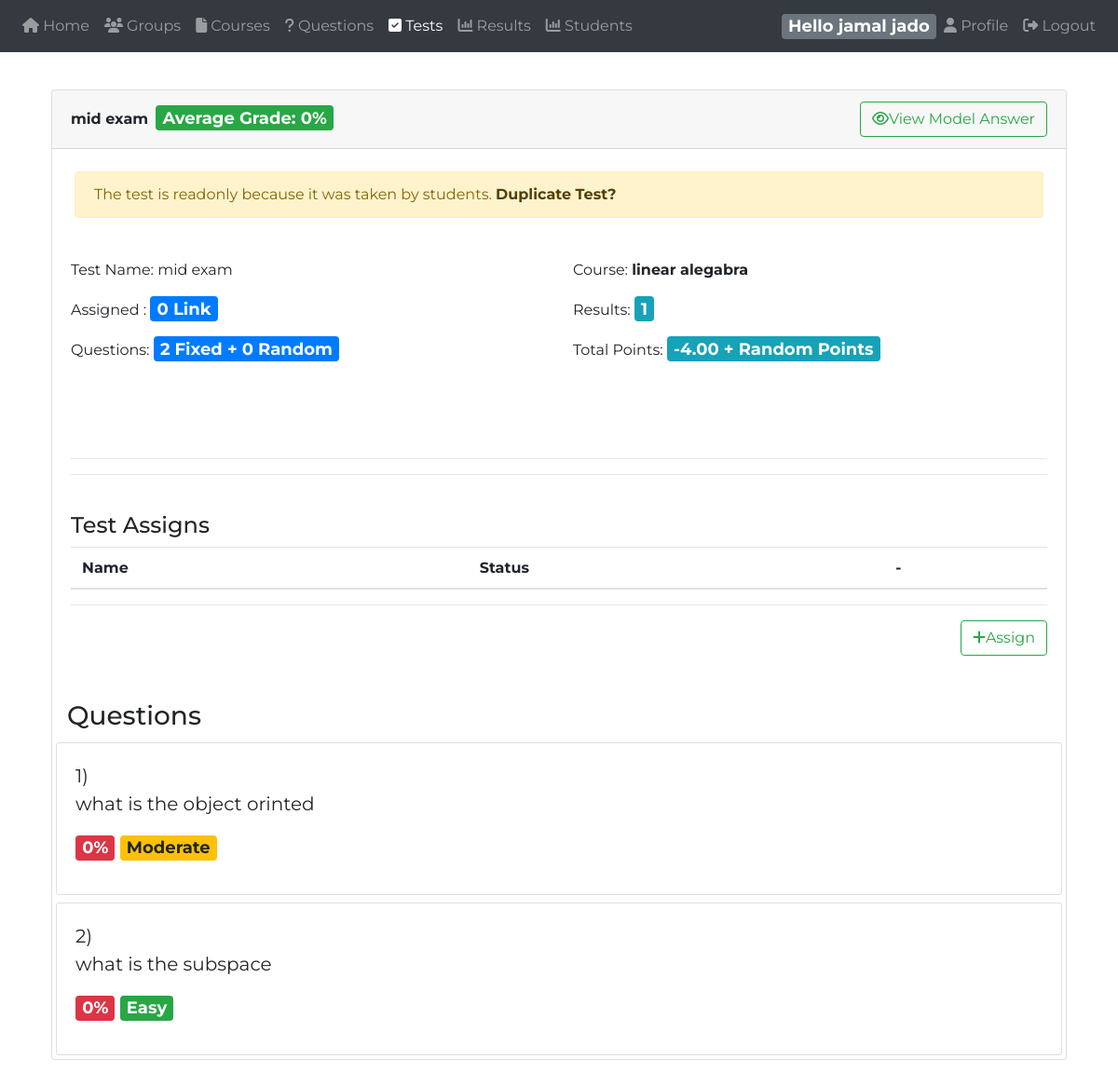
The page /instructor/?tests=view&id=36 (signed in) on the database its author committed.
### tables this page shows
CREATE TABLE `instructor` (
  `id` int(11) NOT NULL,
  `name` varchar(120) NOT NULL,
  `email` varchar(120) NOT NULL,
  `password` varchar(100) NOT NULL,
  `phone` varchar(13) NOT NULL,
  `password_token` varchar(100) DEFAULT NULL,
  `token_expire` timestamp NULL DEFAULT NULL,
  `suspended` int(11) NOT NULL DEFAULT 0,
  `isAdmin` tinyint(1) NOT NULL DEFAULT 0
);

CREATE TABLE `test` (
  `id` int(11) NOT NULL,
  `name` varchar(255) DEFAULT NULL,
  `courseID` int(11) DEFAULT NULL,
  `deleted` tinyint(1) DEFAULT 0,
  `instructorID` int(11) DEFAULT NULL
);

CREATE TABLE `question` (
  `id` int(11) NOT NULL,
  `question` varchar(2000) DEFAULT NULL,
  `type` int(1) DEFAULT NULL COMMENT '0 - MCQ / 1 - T/F /2- COMPLETE/',
  `points` int(11) NOT NULL DEFAULT 1,
  `difficulty` tinyint(1) DEFAULT 1,
  `isTrue` tinyint(1) NOT NULL DEFAULT 1,
  `instructorID` int(11) NOT NULL,
  `courseID` int(11) DEFAULT NULL,
  `deleted` tinyint(1) NOT NULL DEFAULT 0
);

### instructor/app/view/tests.php (the view, shortened to what the rows shown need)
<?php
require_once 'header.php';
require_once 'header.php';
require_once 'navbar.php';
    if (($_GET['tests'] == "addQuestions") && (isset($_GET['id']))) { ?>
      <div class="col-md-12">
        <div class="card">
          <div class="card-header">
            <strong class="card-title">Questions</strong>
            <a href="?questions=add" type="button" class="btn btn-outline-primary float-right mb-1"><i class="fa fa-plus"></i>Add New Question</a>
            <a href="?tests=view&id=<?php echo $_GET['id']?>" type="button" class="btn btn-outline-primary float-right mb-1" style="margin-right: 22px;"><i class="fa fa-arrow-circle-left"></i>  Back To Test</a>
          </div>
          <div class="card-body">
            <div class="row form-group">
              <div class="col col-md-3">
                <label>You selected</label>
              </div>
              <div class="col-12 col-md-9">
                <span class="badge badge-success" id="counter">0</span> Questions
              </div>
            </div>
            <div class="row form-group">
              <div class="col col-md-3">
                <label for="total">Total Points</label>
              </div>
              <div class="col-12 col-md-9">
                <span class="badge badge-success" id="total">0</span> Point
              </div>
            </div>
          </div>
          <div class="card-body">
            <table id="AssignQuestionsTable" class="table table-striped table-bordered">
              <thead>
                <tr>
                  <th></th>
                  <th class="d-none">ID</th>
                  <th>Question</th>
                  <th>Course</th>
                  <th>Points</th>
                  <th>Type</th>
                  <th>Difficulty</th>
                </tr>
              </thead>
              <tbody>
                <?php
                  $_tests = new test();
                  $Questions = $_tests->getQuestionsNotInTest($_GET['id']);
                  $qTypes = [0=>'Multiple Choise',1=>'True/False',2=>'Complete',3=>'Multiple Select',4=>'Matching',5=>'Essay'];
                  foreach ($Questions as $question) {
                      echo '<tr>
                            <td></td>
                            <td class="d-none">'. $question->id .'</td>
                            <td style="max-width:300px">'. $question->question .'</td>
                            <td>'. $question->course .'</td>
                            <td class="qDegree">
                              <input class="form-control" value="'. $question->points .'" disabled>
                            </td>
                            <td>'. $qTypes[$question->type] .'</td>
                            <td>'. (($question->difficulty == 1)?'<span class="badge badge-success">Easy</span>':(($question->difficulty == 2)?'<span class="badge badge-warning">Moderate</span>':'<span class="badge badge-danger">Hard</span>')) .'</td>
                      </tr>';
                  }?>
              </tbody>
            </table>
            <form id="testQuestions" action="app/controller/test.inc.php?addQuestionsToTest=<?php echo $_GET['id']; ?>" method="post">
            </form>
            <button type="submit" form="testQuestions" class="btn btn-outline-primary btn-lg btn-block">Add To Test</button>
          </div>
        </div>
      </div>
  <?php }elseif (($_GET['tests'] == "view") && (isset($_GET['id']))) {
    $_tests = new test();
    $test = $_tests->getByID($_GET['id']);
    $readOnly = $_tests->isReadOnly($_GET['id']);
    $testAverage = $_tests->testAverage($_GET['id']);
     ?>
      <div class="col-md-12">
          <div class="card">
            <div class="card-header">
              <strong class="card-title"><?php echo $test->name ?></strong>
              <?php if($readOnly){ ?>
              <span class="badge badge-success m-1">Average Grade: <?php echo $testAverage ?>%</span>
              <a href="?tests=model&id=<?php echo $test->id ?>" class="btn btn-outline-success float-right"><i class="fa fa-eye"></i>View Model Answer</a>
            <?php }else{ ?>
              <button type="button" class="btn btn-outline-primary float-right" data-toggle="modal" data-target="#editTest" data-tname="<?php echo $test->name ?>" data-tid="<?php echo $test->id ?>" data-tcourse="<?php echo $test->courseID ?>"><i class="fa fa-edit"></i>Edit</button>
            <?php } ?>
            </div>
            <?php echo ($readOnly? '<span class="alert alert-warning m-4" role="alert">The test is readonly because it was taken by students.  <a href="app/controller/test.inc.php?duplicateTest=' . $test->id .'" class="alert-link">Duplicate Test?</a></span>':''); ?>
            <div class="card-body">
              <div class="row">
              <div class="col-6">
                <label class="control-label mb-3">Test Name:  </label>
                <label class="control-label mb-3"><?php echo $test->name ?></label>
              </div>
              <div class="col-6">
                <label class="control-label mb-3">Course:  </label>
                <label class="control-label mb-3"><strong><?php echo $test->course ?></strong></label>
              </div>
              <div class="col-6">
                <label class="control-label mb-3">Assigned :  </label>
                <label class="control-label mb-3"><span class="badge badge-primary"><?php echo $test->links ?> Link</span></label>
              </div>
              <div class="col-6">
                <label class="control-label mb-3">Results:  </label>
                <label class="control-label mb-3"><span class="badge badge-info"><?php echo $test->inResults ?></span></label>
              </div>
              <div class="col-6">
                <label class="control-label mb-3">Questions:  </label>
                <label class="control-label mb-3"><span class="badge badge-primary"><?php echo (!empty($test->fixedQuestions)? $test->fixedQuestions : '0') ?> Fixed + <?php echo (!empty($test->randomQuestions)? $test->randomQuestions : '0') ?> Random</span></label>
              </div>
              <div class="col-6">
                <label class="control-label mb-3">Total Points:  </label>
                <label class="control-label mb-3"><span class="badge badge-info"><?php echo $test->TestGrade ?> + Random Points</span></label>
              </div>
              </div>
              <br>
              <br>
              <br>
              <hr>
              <hr>
              <br>
              <h4>Test Assigns</h4>
                <table class="table table-hover">
                  <thead>
                    <tr>
                      <th>Name</th>
                      <th>Status</th>
                      <th>-</th>
                    </tr>
                  </thead>
              </table>
                  <hr>
                  <a href="?assign&test=<?php echo $test->id ?>" id="assignButton" data-questions="<?php echo $test->fixedQuestions + $test->randomQuestions ?>" type="button" class="btn btn-outline-success float-right mb-1"><i class="fa fa-plus"></i>Assign</a>
            </div>
            <br>
            <?php if(!$readOnly){ ?>
            <div class="card-header" style="background:inherit;">
            <h4 class="float-left">Test Questions</h4>
            <a href="?tests=addQuestions&id=<?php echo $test->id ?>" type="button" class="btn btn-outline-primary float-right m-1"><i class="fa fa-plus"></i> Add Fixed Questions</a>
            <form id="testQuestions" action="app/controller/test.inc.php?deleteQuestionsFromTest=<?php echo $test->id ?>" method="post">
              <button class="btn btn-outline-danger float-right m-1" type="submit"><i class="fa fa-trash"></i>Delete Selected</button>
            </form>
            </div>
            <div class="card-body">
              <table id="deleteQuestionsFromTest" class="table table-striped table-bordered">
                <thead>
                  <tr>
                    <th></th>
                    <th class="d-none">ID</th>
                    <th>Question</th>
                    <th>Course</th>
                    <th>Points</th>
                    <th>Type</th>
                    <th>Difficulty</th>
                  </tr>
                </thead>
                <tbody>
                  <?php
                  $_tests = new test();
                  $Questions = $_tests->getQuestionsInTest($_GET['id']);
                  $qTypes = [0=>'Multiple Choise',1=>'True/False',2=>'Complete',3=>'Multiple Select',4=>'Matching',5=>'Essay'];
                  foreach ($Questions as $question) { ?>
                    <tr>
                      <td></td>
                      <td class="d-none">
                        <?php echo  $question->id ?>
                      </td>
                      <td class="text-wrap" style="max-width:300px">
                        <?php echo  $question->question ?>
                      </td>
                      <td>
                        <?php echo  $question->course ?>
                      </td>
                      <td class="qDegree text-center" name="qDegree">
                        <span class="badge badge-success"><?php echo $question->questionGrade ?></span>
                      </td>
                      <td><?php echo $qTypes[$question->type]; ?></td>
                      <td><?php echo (($question->difficulty == 1)?'<span class="badge badge-success">Easy</span>':(($question->difficulty == 2)?'<span class="badge badge-warning">Moderate</span>':'<span class="badge badge-danger">Hard</span>')) ?></td>
                    </tr>
                    <?php  } ?>
                </tbody>
              </table>
            </div>
          <?php }else{ ?>
            <h3 class="ml-3">Questions</h3>
            <?php
              $rep = new report;
              $questions = $rep->getQuestionsInTest($_GET['id']);
              $i = 0;
              foreach($questions as $question){
                $i++;
                $questionDetails = $rep->getQuestionReport($question->id);
                $crt = $questionDetails->rightAnswers;
                $ttl = $questionDetails->inResults;
                $correct = round(($crt / $ttl) * 100,0);
            ?>
            <div class="card m-1">
              <div class="card-body">
                <blockquote class="blockquote">
                  <?php echo $i ?>) <?php echo $questionDetails->question ?>
                  <span class="badge badge-<?php echo ($correct<50)?'danger':'success' ?>">
                    <?php echo $correct ?>%
                  </span>
                  <?php echo (($questionDetails->difficulty == 1)?'<span class="badge badge-success">Easy</span>':(($questionDetails->difficulty == 2)?'<span class="badge badge-warning">Moderate</span>':'<span class="badge badge-danger">Hard</span>')) ?>
                </blockquote>
              </div>
            </div>
          <?php               } } ?>
          </div>
        </div>
        <?php } ?>
          <?php
require_once 'footer.php';
?>

### instructor/app/view/navbar.php (shortened to what the rows shown need)
<?php
$obj = new instructor();
$usr = $obj->getByEmail($_SESSION['mydata']->email);
?>
<body>
  <nav class="navbar navbar-icon-top navbar-expand-lg navbar-dark bg-dark">
    <div class="collapse navbar-collapse" id="navbarSupportedContent">
      <ul class="navbar-nav mr-auto">
        <?php
          if($_SESSION['mydata']->isAdmin){ ?>
            <li class="nav-item <?php echo (isset($_GET['instructors'])?'active':'') ?>">
              <a class="nav-link" href="?instructors">
                <i class="fa fa-group"></i>
                Instructors
              </a>
            </li>
            <li class="nav-item <?php echo (isset($_GET['students'])?'active':'') ?>">
              <a class="nav-link" href="?students">
                <i class="fa fa-group"></i>
                Students
              </a>
            </li>
            <li class="nav-item <?php echo (isset($_GET['results'])?'active':'') ?>">
              <a class="nav-link" href="?results">
                <i class="fa fa-group"></i>
                Results
              </a>
            </li>
          <?php }else{ ?>
        <li class="nav-item <?php echo (empty($_GET)?'active':'') ?>">
          <a class="nav-link" href=".">
            <i class="fa fa-home"></i>
              Home
            </a>
        </li>
        <li class="nav-item <?php echo (isset($_GET['groups'])?'active':'') ?>">
          <a class="nav-link" href="?groups">
            <i class="fa fa-group"></i>
            Groups
          </a>
        </li>
        <li class="nav-item <?php echo (isset($_GET['courses'])?'active':'') ?>">
          <a class="nav-link" href="?courses">
            <i class="fa fa-file"></i>
            Courses
          </a>
        </li>
        <li class="nav-item <?php echo (isset($_GET['questions'])?'active':'') ?>">
          <a class="nav-link" href="?questions">
            <i class="fa fa-question"></i>
            Questions
          </a>
        </li>
        <li class="nav-item <?php echo (isset($_GET['tests'])?'active':'') ?>">
          <a class="nav-link" href="?tests">
            <i class="fa fa-check-square"></i>
            Tests
          </a>
        </li>
        <li class="nav-item <?php echo (isset($_GET['results'])?'active':'') ?>">
          <a class="nav-link" href="?results">
            <i class="fa fa-bar-chart"></i>
            Results
          </a>
        </li>
        <li class="nav-item <?php echo (isset($_GET['students'])?'active':'') ?>">
          <a class="nav-link" href="?students">
            <i class="fa fa-bar-chart"></i>
            Students
          </a>
        </li>
<?php } ?>
      </ul>
      <span class="badge badge-secondary">Hello <?php echo $_SESSION['mydata']->name ?></span>
      <ul class="navbar-nav ">
        <li class="nav-item">
          <a class="nav-link" href="?profile">
            <i class="fa fa-user"></i>
            Profile
          </a>
        </li>
        <li class="nav-item">
          <a class="nav-link" href="?logout">
            <i class="fa fa-sign-out"></i>
            Logout
          </a>
        </li>
      </ul>
    </div>
  </nav>

### rows shown on the page
instructor: name "jamal jado"
test: name "mid exam"
question: question "what is the object orinted", correct "0", difficulty "Moderate"
question: question "what is the subspace", correct "0", difficulty "Easy"

### other values the page prints
$testAverage "0"
$test->course "linear alegabra"
$test->links "0"
$test->inResults "1"
$test->fixedQuestions "2"
$test->TestGrade "-4.00"
